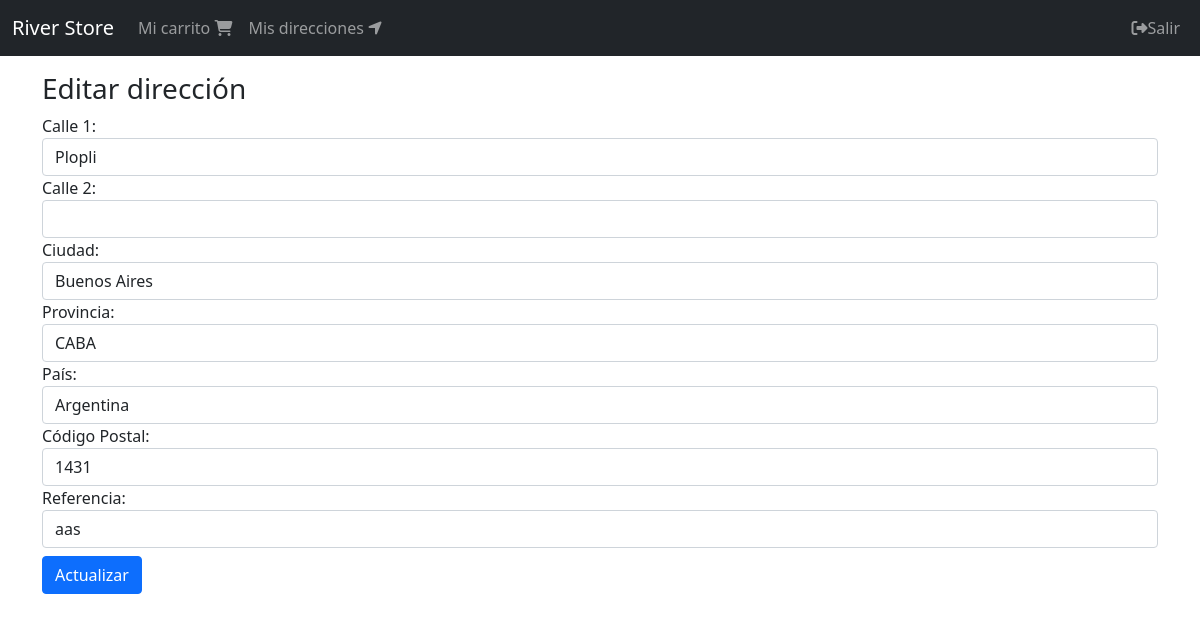
The page /direcciones/editar/4 (signed in) on the database its author committed.
### shipping_addresses/models.py (models this page shows, shortened)
class ShippingAddress(models.Model):
    user = models.ForeignKey(User, null=False, blank=False, on_delete=models.CASCADE)
    line1 = models.CharField(max_length=200)
    line2 = models.CharField(max_length=200, blank=True)
    city=models.CharField(max_length=100)
    state=models.CharField(max_length=100)
    country=models.CharField(max_length=50)
    reference=models.CharField(max_length=300)
    postal_code=models.CharField(max_length=10, null=False, blank=False)
    default=models.BooleanField(default=False)
    created_at=models.DateTimeField(auto_now_add=True)

### shipping_addresses/views.py (the view, shortened to what this page needs)
# urls.py: path('editar/<int:pk>', views.ShippingAddressUpdateView.as_view(), name='update'),
class ShippingAddressUpdateView(LoginRequiredMixin, SuccessMessageMixin, UpdateView):
    login_url = 'login'
    model = ShippingAddress
    form_class = ShippingAddressForm
    template_name = 'shipping_addresses/update.html'
    success_message = "Dirección actualizada correctamente"
    def dispatch(self, request, *args, **kwargs):
        if request.user.id != self.get_object().user_id:
            return redirect('carts:cart')
        return super(ShippingAddressUpdateView, self).dispatch(request, *args, **kwargs)

### shipping_addresses/templates/shipping_addresses/update.html
{% extends 'base.html' %}
{% block content %}
<div class="col">
    <div class="h3">
        Editar dirección
    </div>
    <div>
        {% include 'shipping_addresses/snippets/form.html' with message='Actualizar' %}
    </div>
</div>
{% endblock %}

### shipping_addresses/templates/shipping_addresses/snippets/form.html (shortened to what this page needs)
<div class="mb-3">
    <form method="post">
        {% for field in form %}
        <div class="form-group">
            {{ field.label_tag }}
            {{ field }}
        </div>
        {% endfor %}
        <button type="submit" class="btn btn-primary mt-2">{{ message }}</button>
      </form>
</div>

### rows shown on the page
ShippingAddress: form "Plopli" "Buenos Aires" "CABA" "Argentina" "1431" "aas"

### other values the page prints
{{ field.label_tag }} "Calle 1:" "Calle 2:" "Ciudad:" "Provincia:" "País:" "Código Postal:" "Referencia:"
{{ message }} "Actualizar"
